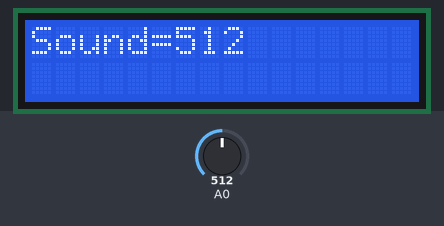
The sketch below on a simulated Arduino Uno, built with avr-gcc and run on an emulated ATmega328P. On the bench: 16×2 character LCD. The test bench sets the inputs (shaded band); at power-on: A0 = 512. What the sketch prints to the serial monitor is not drawn.

Above: at 1.2 s.
1.3 s: A0 set to 108
At 2.1 s:
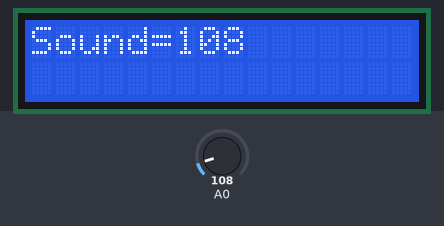
2.8 s: A0 set to 88
At 3.1 s:
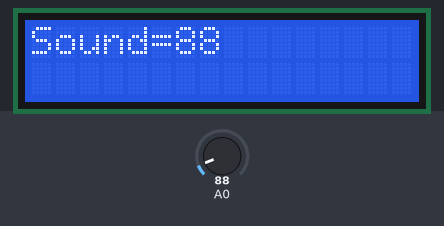
4.3 s: A0 set to 122
At 4.6 s:
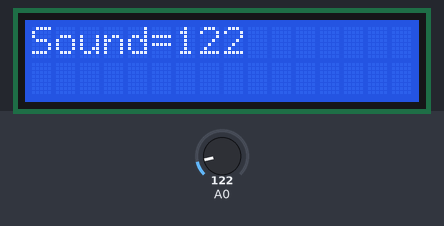
Timing chart, 0 to 7.3 s (numbered marks = the images above; inputs shaded):
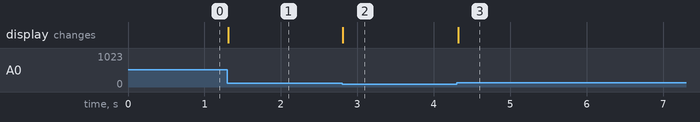

The sketch:

sound_sensor_sketch.ino
```cpp
#include <LiquidCrystal.h>
const int rs = 12, en = 11, d4 = 5, d5 = 4, d6 = 3, d7 = 2;
LiquidCrystal lcd(rs, en, d4, d5, d6, d7);
void setup(){ lcd.begin(16, 2);
  Serial.begin(9600); // open serial port, set the baud rate to 9600 bps
}
void loop(){int val;
      val=analogRead(0);   //connect mic sensor to Analog 0
      Serial.print("Sound=");
      Serial.println(val,DEC);//print the sound value to serial
      lcd.setCursor(0, 0);
lcd.print("Sound=");
lcd.print(val);
lcd.print("   ");
delay(1);}
```

Measured:
- after the input at 1.3 s, the display: changes at once (image 1)
- after the input at 2.8 s, the display: changes at once (image 2)
- after the input at 4.3 s, the display: changes at once (image 3)
